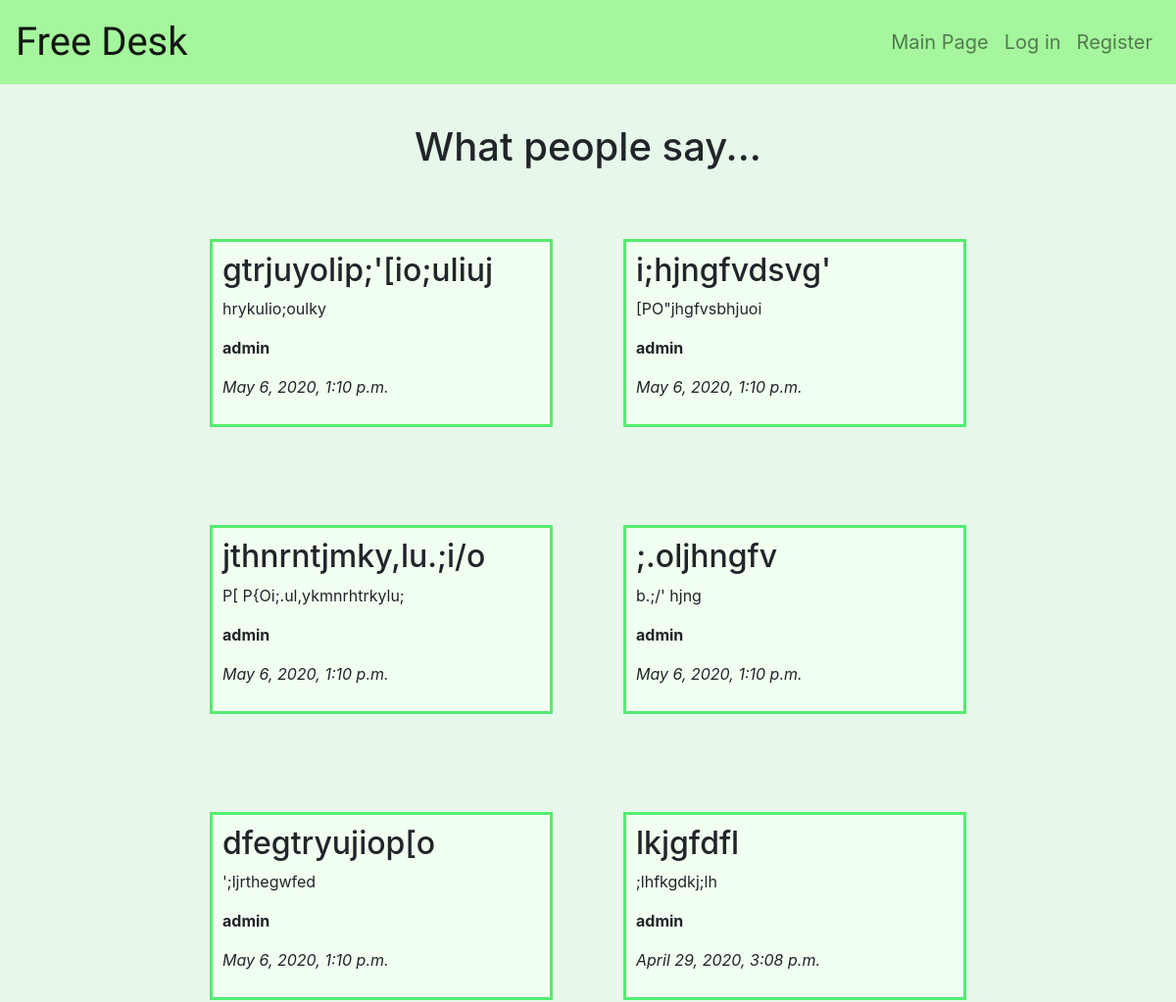
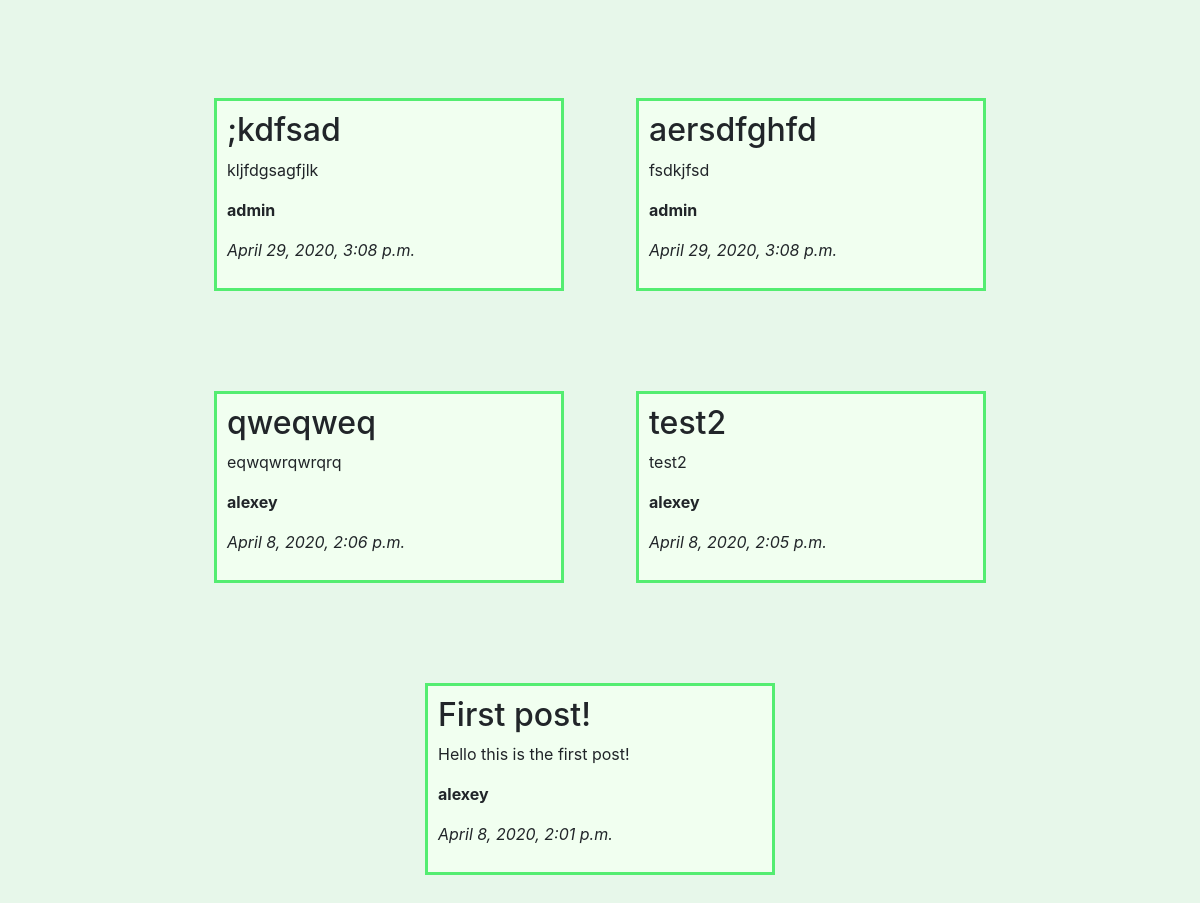
Before: /index/ with the older database file (2 pictures, top to bottom).
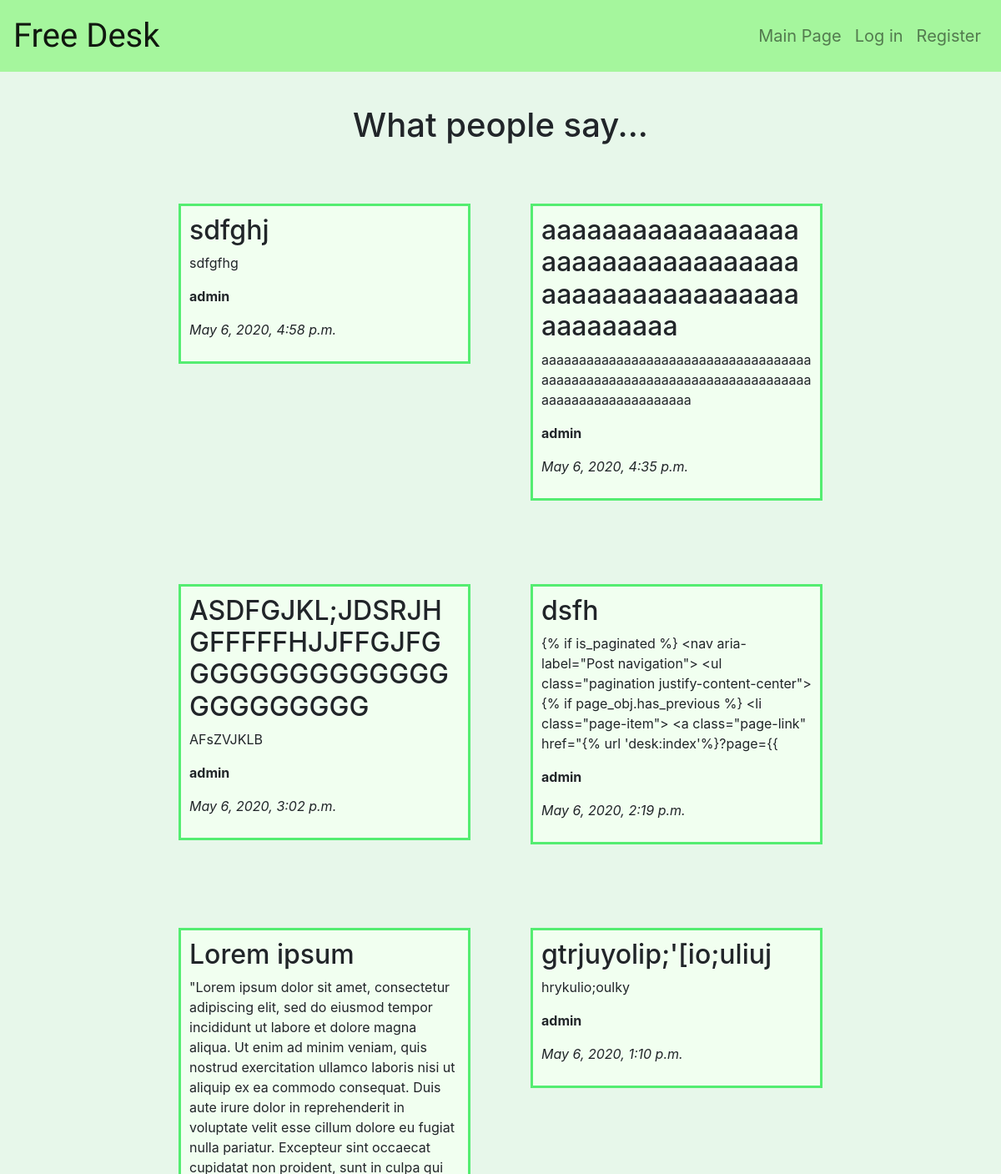
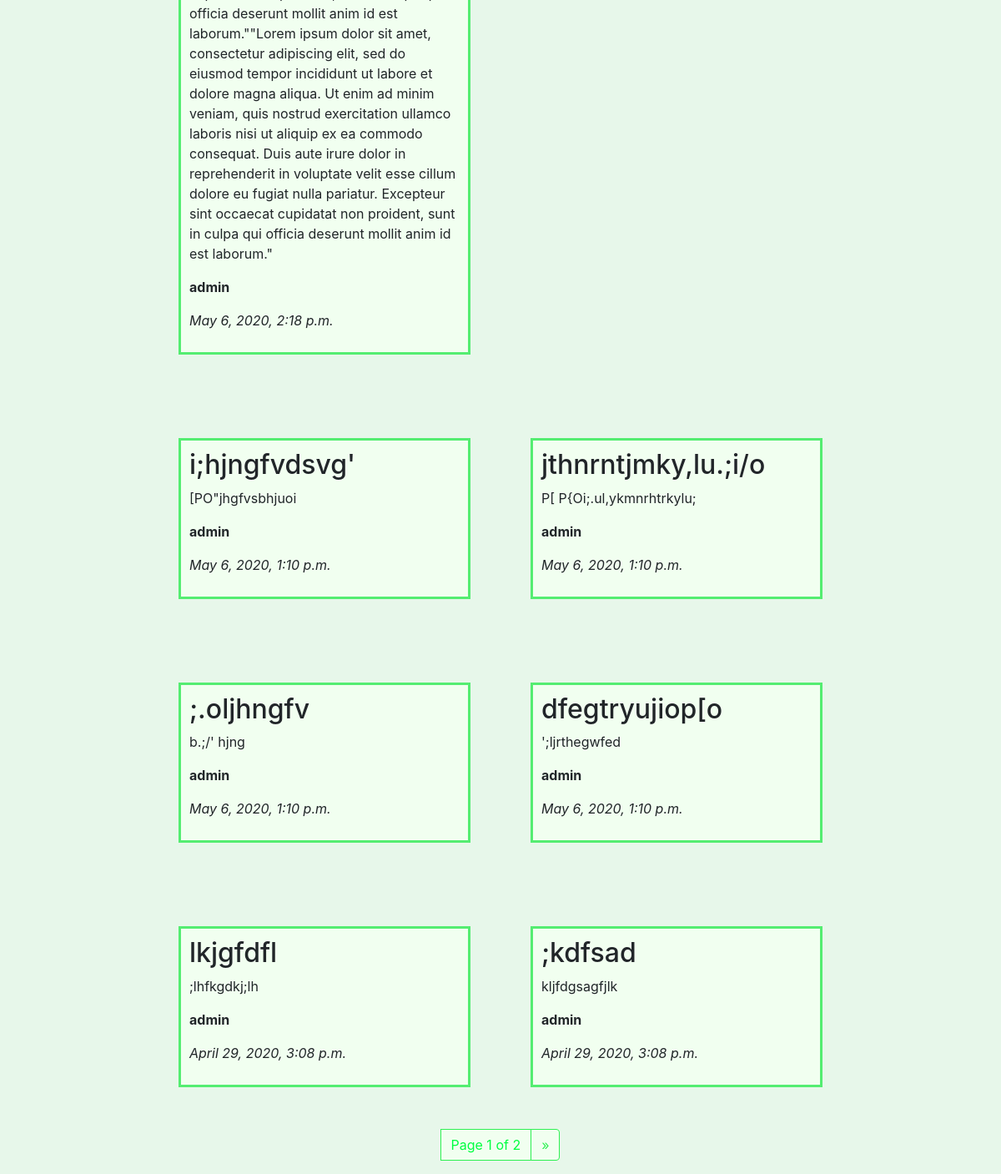
After: the same page with the newer database file (2 pictures, top to bottom).
### desk/models.py (models this page shows, shortened)
class Post(models.Model):
    author = models.ForeignKey(User, on_delete=models.CASCADE,)
    subject = models.CharField(max_length=60)
    text = models.TextField()
    pub_date = models.DateTimeField('date published')

### desk/views.py (the view)
# urls.py: path('index/', views.IndexView.as_view(), name='index'),
class IndexView(ListView):
    paginate_by = 12
    model = Post
    ordering = '-pub_date'

### desk/templates/desk/post_list.html (shortened to what this page needs)
{% extends 'desk/base.html' %}
{% block content %}
<header class="header">
	<h1>What people say...</h1>
</header>
<div class="postlist-flex">
	{% for post in post_list %}
		<div class="postlist-box-flex bgcolor">
			<h2 style="min-width: 0;">{{ post.subject }}</h2>
			<p>{{ post.text }}</p>
			<p class="text-bold">{{ post.author }}</p>
			<p class="text-italic">{{ post.pub_date }}</p>
		</div>
	{% endfor %}
</div>
{% if is_paginated %}
<nav aria-label="Post navigation">
  <ul class="pagination justify-content-center">
    <li class="page-item page-link">Page {{ page_obj.number }} of {{ page_obj.paginator.num_pages }}</li>
		{% if page_obj.has_next %}
	    <li class="page-item">
				<a class="page-link" href="{% url 'desk:index'%}?page={{ page_obj.next_page_number }}">
					<span aria-hidden="true">&raquo;</span>
				</a>
			</li>
		{% endif %}
  </ul>
</nav>
{% endif %}
{% endblock %}

Changed rows visible on the page:
no longer on this page (row unchanged): Post: subject "aersdfghfd", text "fsdkjfsd", author "admin", pub_date "April 29, 2020, 3:08 p.m."
no longer on this page (row unchanged): Post: subject "qweqweq", text "eqwqwrqwrqrq", author "alexey", pub_date "April 8, 2020, 2:06 p.m."
no longer on this page (row unchanged): Post: subject "test2", text "test2", author "alexey", pub_date "April 8, 2020, 2:05 p.m."
no longer on this page (row unchanged): Post: subject "First post!", text "Hello this is the first post!", author "alexey", pub_date "April 8, 2020, 2:01 p.m."
added Post: subject "sdfghj", text "sdfgfhg", author "admin", pub_date "May 6, 2020, 4:58 p.m."
added Post: subject "aaaaaaaaaaaaaaaaaaaaaaaaaaaaaaaaaaaaaaaaaaaaaaaaaaaaaaaaaaaa", text "aaaaaaaaaaaaaaaaaaaaaaaaaaaaaaaaaaaaaaaaaaaaaaaaaaaaaaaaaaaaaaaaaaaaaaaaaaaaaaaaaaaaaaaaaaaa", author "admin", pub_date "May 6, 2020, 4:35 p.m."
added Post: subject "ASDFGJKL;JDSRJHGFFFFFHJJFFGJFGGGGGGGGGGGGGGGGGGGGGGG", text "AFsZVJKLB", author "admin", pub_date "May 6, 2020, 3:02 p.m."
added Post: subject "dsfh", text "{% if is_paginated %} <nav aria-label=\"Post navigation\"> <ul class=\"pagination justify-content-center\"> {% if page_obj.has_previous %} <li class=\"page-item\"> <a class=\"page-link\" href=\"{% url 'desk:index'%}?page={{", author "admin", pub_date "May 6, 2020, 2:19 p.m."
added Post: subject "Lorem ipsum", text "\"Lorem ipsum dolor sit amet, consectetur adipiscing elit, sed do eiusmod tempor incididunt ut labore et dolore magna aliqua. Ut enim ad minim veniam, quis nostrud exercitation ullamco laboris nisi ut aliquip ex ea commodo consequat. Duis aute irure dolor in reprehenderit in voluptate velit esse cillum dolore eu fugiat nulla pariatur. Excepteur sint occaecat cupidatat non proident, sunt in culpa qui officia deserunt mollit anim id est laborum.\"\"Lorem ipsum dolor sit amet, consectetur adipiscing elit, sed do eiusmod tempor incididunt ut labore et dolore magna aliqua. Ut enim ad minim veniam, quis nostrud exercitation ullamco laboris nisi ut aliquip ex ea commodo consequat. Duis aute irure…", author "admin", pub_date "May 6, 2020, 2:18 p.m."
Other visible differences:
{{ page_obj.number }}: (not shown) → "1"
{{ page_obj.paginator.num_pages }}: (not shown) → "2"
text now shown: "Page of »"
